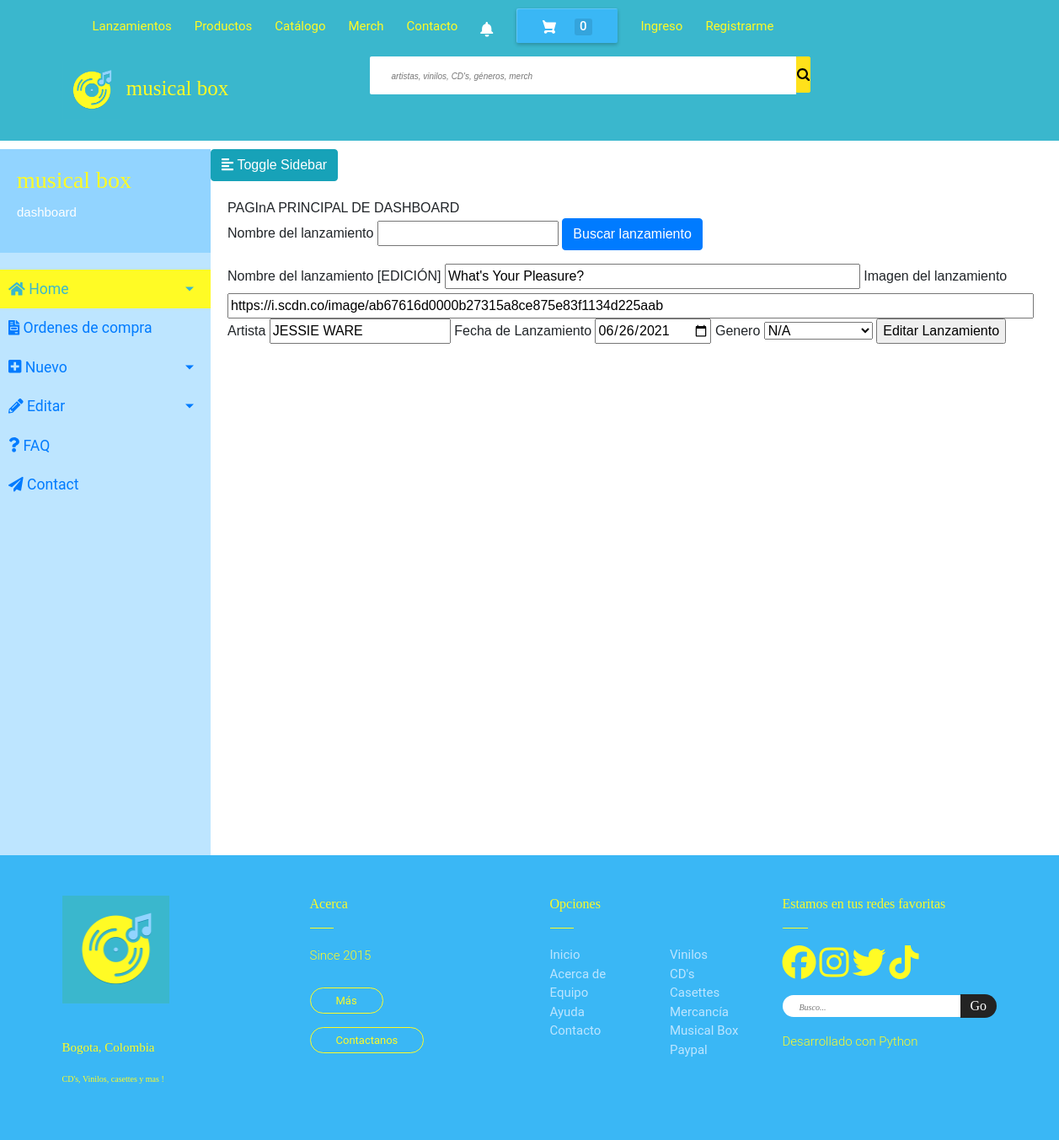
Page /dashboard/updaterelease_2 on the committed database.
### store/models.py (models this page shows)
class Lanzamiento(db.Model):
    id = db.Column(db.Integer, primary_key=True)
    n_lanzamiento = db.Column(db.String(100), nullable = False )
    f_lanzamiento = db.Column(db.Date)
    i_lanzamiento = db.Column(db.String(500))

class Lanzamiento_Artista(db.Model):
    k_artista = db.Column(db.Integer, db.ForeignKey("artista.id"), primary_key=True)
    k_lanzamiento = db.Column(db.Integer, db.ForeignKey("lanzamiento.id") ,primary_key=True)
    lanzamiento = db.relationship("Lanzamiento")
    artista = db.relationship("Artista")

### store/views.py (the view, shortened to what this page needs)
@dashboard.route("/updaterelease_<string:k_lanzamiento>", methods=["GET", "POST"])
def updaterelease(k_lanzamiento):
    form_edit_release = newReleaseForm()
    lanzamiento = None
    if request.method ==  'GET':
        k_lanzamiento = int (k_lanzamiento)
        lanzamiento = get_release_by_id(k_lanzamiento)
        print(lanzamiento)
        if get_genres_by_release(k_lanzamiento):
            form_edit_release.k_genero.data = get_genres_by_release(k_lanzamiento)[0].get("k_genero")
        else:
            form_edit_release.k_genero.data = "N/A"
    return render_template("editRelease.html", form = form_edit_release, get_artist_by_release = get_artist_by_release,  lanzamiento = lanzamiento)

### store/forms.py
class  newReleaseForm(FlaskForm):
    n_lanzamiento_edit =  StringField("Nombre del lanzamiento [EDICIÓN]", id="lanzamiento", validators=[DataRequired()])
    n_lanzamiento = StringField("Nombre del lanzamiento", id="lanzamiento", validators=[DataRequired()])
    i_lanzamiento = StringField("Imagen del lanzamiento", validators=[DataRequired()])
    k_artista  = StringField("Artista",validators=[DataRequired()], id="artista")
    f_lanzamiento = DateField("Fecha de Lanzamiento", default=date.today)
    k_genero = GenreSelectField("Genero", id="k_genero")

### store/models.py (called while the page is built)
def get_all_genres():
    try:
        genre_qs = Genero.query.all()
        genre_schema = GeneroSchema()
        generos = [genre_schema.dump(genre) for genre in genre_qs]
        return generos
    except Exception as e:
        print(e)

def get_release_by_id(id):
    release_qs = Lanzamiento.query.filter_by(id = id).first()
    release_schema=LanzamientoSchema()
    r = release_schema.dump(release_qs)
    if r:
        return r
    return  {}

def get_artist_by_release(k_lanzamiento):
    lanz_art = Lanzamiento_Artista.query.filter_by(k_lanzamiento=k_lanzamiento).first()
    artista = Artista.query.filter_by(id = lanz_art.k_artista ).first()
    return artista

def get_genres_by_release(k_lanzamiento):
    genres_qs = Lanzamiento_Genero.query.filter_by(k_lanzamiento=k_lanzamiento).all()
    genre_schema = GeneroSchema()
    genres=[genre_schema.dump(g) for g in genres_qs]
    print(genres)
    return genres

### store/views.py (called while the page is built)
@home.before_request
@purchase.before_request
@releases.before_request
@artists.before_request
@dashboard.before_request
def before_request():
    if "user" in session:
        g.user = session["user"]
    else:
        g.user = None
    if "purchase" in session:
        g.purchase =session["purchase"]
    else:
        session["purchase"]={}
        g.purchase=None

### templates/editRelease.html (shortened to what this page needs)
{%extends "adminDashboard.html"%}
{%block content%}
<form method="POST" action="{{url_for('dashboard.editrelease')}}">
    {{form.n_lanzamiento.label}} {{form.n_lanzamiento}}
    <input type="submit" id="buscar" class="btn btn-primary" data-toggle="modal" data-target="#exampleModal" value="Buscar lanzamiento"></form>
    {%if lanzamiento%}
    <form method="POST" action="{{url_for('dashboard.updaterelease', k_lanzamiento=lanzamiento.id)}}">
        {{ form.n_lanzamiento_edit.label }} {{ form.n_lanzamiento_edit(size=50, value=lanzamiento.n_lanzamiento) }}
        {{ form.i_lanzamiento.label }} {{ form.i_lanzamiento(size=100, value=lanzamiento.i_lanzamiento) }}
        {{form.k_artista.label}} {{form.k_artista(value=get_artist_by_release(lanzamiento.id).n_artista)}}
        {{form.f_lanzamiento.label}} {{form.f_lanzamiento(value = lanzamiento.f_lanzamiento)}}
        {{form.k_genero.label}}
        {{form.k_genero}}
        <input type="submit" value="Editar Lanzamiento">
    </form>
    {%endif%}
{%endblock%}

### static/css/navbar-style.css (style rules this page uses)
:root { --skyblue: #BDE5FF ; --yellow:#FFFB25; --intenseskyblue: #92D4FF; --backblue: #3AB7F5; --aqua: #3ab7cd; }
body { font-family: 'Signika', sans-serif; }
::placeholder { font-size: 10px; padding-left: 10px; font-style: italic; }

### static/css/sidebar.css (style rules this page uses)
:root { --skyblue: #BDE5FF ; --yellow:#FFFB25; --intenseskyblue: #92D4FF; --backblue: #3AB7F5; --aqua: #3ab7cd; }

### rows in the picture
Lanzamiento: i_lanzamiento "https://i.scdn.co/image/ab67616d0000b27315a8ce875e83f1134d225aab"
Lanzamiento_Artista: k_artista "JESSIE WARE"
